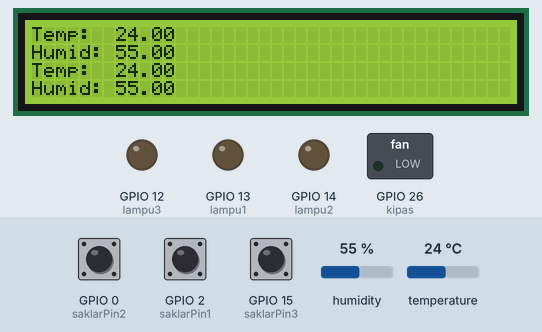
The sketch below on a simulated ESP32. Shown: 40×4 character LCD, switched loads named in the sketch (green lamp = pin HIGH), output pins drawn as LEDs (lit = HIGH). Inputs (shaded band) come from the test bench; at power-on: GPIO 0 (saklarPin2) HIGH, GPIO 2 (saklarPin1) HIGH, GPIO 15 (saklarPin3) HIGH, humidity 55 %, temperature 24 °C. WiFi joins after 1.5 s; servers stay silent unless stated; what the sketch prints to the serial monitor is not drawn.

Above: at 3.0 s.
3.1 s: GPIO 0 (saklarPin2) pulled LOW for 0.3 s
At 3.45 s:
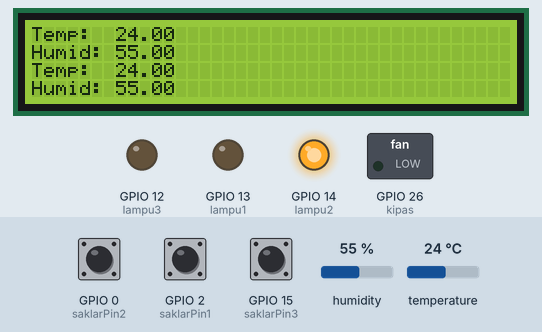
5.9 s: GPIO 2 (saklarPin1) pulled LOW for 0.3 s
At 6.16 s:
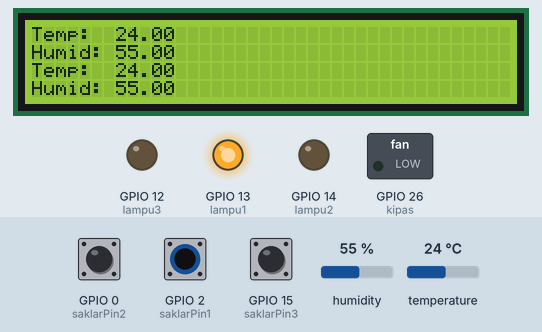
9.2 s: GPIO 15 (saklarPin3) pulled LOW for 0.3 s
At 9.38 s:
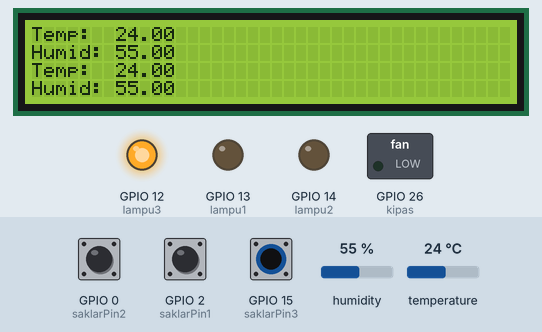
11.0 s: humidity set to 22 %
At 11.38 s:
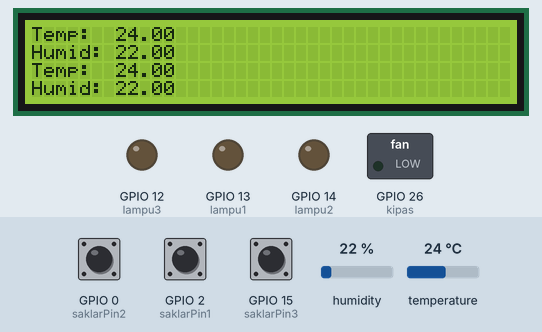
12.6 s: temperature set to 12 °C
At 13.04 s:
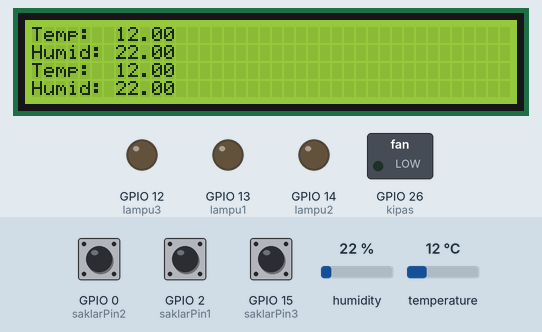
14.3 s: GPIO 0 (saklarPin2) pulled LOW for 1 s
At 14.69 s:
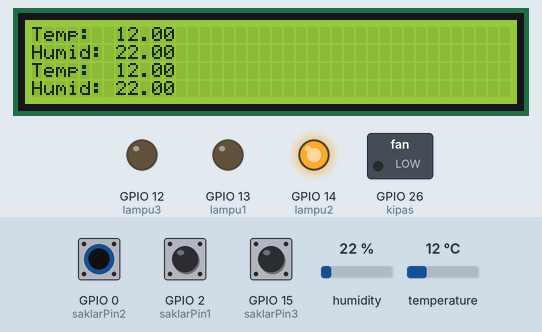
Timing chart, 0 to 17.3 s (numbered marks = the images above; inputs shaded):
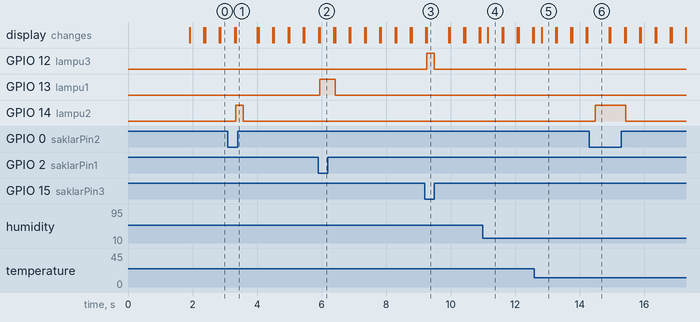

The sketch:

ada.ino
```cpp
#define BLYNK_PRINT Serial

#define BLYNK_TEMPLATE_ID "TMPL69C8sinEi"
#define BLYNK_TEMPLATE_NAME "SWITCH DHT11"
#define BLYNK_AUTH_TOKEN "pFDUVPpVfMYPPz49LJklsAQ7lfT_5WuL"


#include <WiFi.h>
#include <WiFiClient.h>
#include <BlynkSimpleEsp32.h>

//LiquidCrystal_I2C
#include <LiquidCrystal_I2C.h>
// set the LCD number of columns and rows
int lcdColumns = 40;
int lcdRows = 4;

LiquidCrystal_I2C lcd(0x27, lcdColumns, lcdRows);
// Sesuaikan dengan datastream kalian
#define vlampu1 V1
#define vlampu2 V2
#define vlampu3 V3
#define vkipas  V4
#define vsuhu   V5

char ssid[] = "182";
char pass[] = "721Makkasau";

int lampu1     =  13,//Relay pin Lampu 1
    lampu2     =  14,//Relay pin Lampu 2
    lampu3     =  12,//Relay pin Lampu 3
    kipas      =  26,//Relay pin Kipas
    saklar1    =  0, //State Saklar1
    saklar2    =  0, //State Saklar2
    saklar3    =  0, //State Saklar3
    saklarPin1 =  2, //Pin Saklar1
    saklarPin2 =  0, //Pin Saklar2
    saklarPin3 =  15;//Pin Saklar3


// DHT ESP32
#include <DHTesp.h>
DHTesp dhtsensor;
TempAndHumidity data;
const int dht_pin=23;


BLYNK_WRITE(vlampu1){              // V0
  int value = param.asInt();
  digitalWrite(lampu1, !value); // Disesuaikan Mau Menghidupkan Relay Mana
  // lcd.setCursor(0,1);
  // lcd.print("Lampu 1 Menyala");
}
BLYNK_WRITE(vlampu2){              // V1
  int value = param.asInt();
  digitalWrite(lampu2, !value); // Disesuaikan Mau Menghidupkan Relay Mana
  // lcd.setCursor(0,1);
  // lcd.print("Lampu 2 Menyala");
}
BLYNK_WRITE(vlampu3){              // V2
  int value = param.asInt();
  digitalWrite(lampu3, !value); // Disesuaikan Mau Menghidupkan Relay Mana
  // lcd.setCursor(0,1);
  // lcd.print("Lampu 3 Menyala");
}
BLYNK_WRITE(vkipas){              //V3
  int value = param.asInt();
  digitalWrite(kipas, value); // Disesuaikan Mau Menghidupkan Relay Mana
  // lcd.setCursor(0,1);
  // lcd.print("Kipas Menyala");
}
// BLYNK_WRITE(V4){              //V4
//   // int value = param.asInt();
//   int temp = param[0].asDouble();
//   int humd = param[1].asDouble();

// }


void setup()
{
  // Debug console
  Serial.begin(115200);
  pinMode(lampu1,OUTPUT);
  pinMode(lampu2,OUTPUT);
  pinMode(lampu3,OUTPUT);
  pinMode(kipas,OUTPUT);
  pinMode(saklarPin1,INPUT_PULLUP);
  pinMode(saklarPin2,INPUT_PULLUP);
  pinMode(saklarPin3,INPUT_PULLUP);
  dhtsensor.setup(dht_pin, DHTesp::DHT11);
  // initialize LCD
  lcd.init();
  // turn on LCD backlight
  lcd.backlight();
  lcd.print("Connecting");
  Blynk.begin(BLYNK_AUTH_TOKEN, ssid, pass);
  Serial.println("Okay Ready to Rock Baby");
  lcd.clear();
}

void loop()
{
  Blynk.run();
  data=dhtsensor.getTempAndHumidity();
  float temperature = data.temperature;
  float humidity = data.humidity;
  lcd.setCursor(0,0);
  lcd.print("Temp:  "+String(temperature));
  lcd.setCursor(0,1);
  lcd.print("Humid: "+String(humidity));
  Blynk.virtualWrite(vsuhu, temperature,humidity); // Ganti dengan relay yang ingin dinyalakan
  if(saklar1 != digitalRead(saklarPin1)){
    saklar1 = digitalRead(saklarPin1);
    digitalWrite(lampu1,!saklar1);
    Blynk.virtualWrite(vlampu1, !saklar1); // Ganti dengan relay yang ingin dinyalakan
    // Blynk.syncVirtual(vlampu1); // Hanya ubah Virtual Pin yang digunakan
  }
  if(saklar2 != digitalRead(saklarPin2)){
    saklar2 = digitalRead(saklarPin2);
    digitalWrite(lampu2,!saklar2);
    Blynk.virtualWrite(vlampu2, !saklar2);
    // Blynk.syncVirtual(vlampu2);
  }
  if(saklar3 != digitalRead(saklarPin3)){
    saklar3 = digitalRead(saklarPin3);
    digitalWrite(lampu3,!saklar3);
    Blynk.virtualWrite(vlampu3, !saklar3);
    // Blynk.syncVirtual(vlampu3);
  }
  delay(200);
  lcd.clear();
}
```

Measured:
- after the input at 3.1 s, GPIO 14 (lampu2): LOW → HIGH after 0.24 s, → LOW 0.24 s later
- after the input at 5.9 s, GPIO 13 (lampu1): LOW → HIGH at once, → LOW 0.47 s later
- after the input at 9.2 s, GPIO 12 (lampu3): LOW → HIGH after 0.06 s, → LOW 0.24 s later
- after the input at 11.0 s, the display: changes after 0.16 s (image 4)
- after the input at 12.6 s, the display: changes after 0.22 s (image 5)
- after the input at 14.3 s, GPIO 14 (lampu2): LOW → HIGH after 0.18 s, → LOW 0.95 s later
- what the display in image 4 shows lasts 0.4 s, from 11.2 s to 11.6 s
